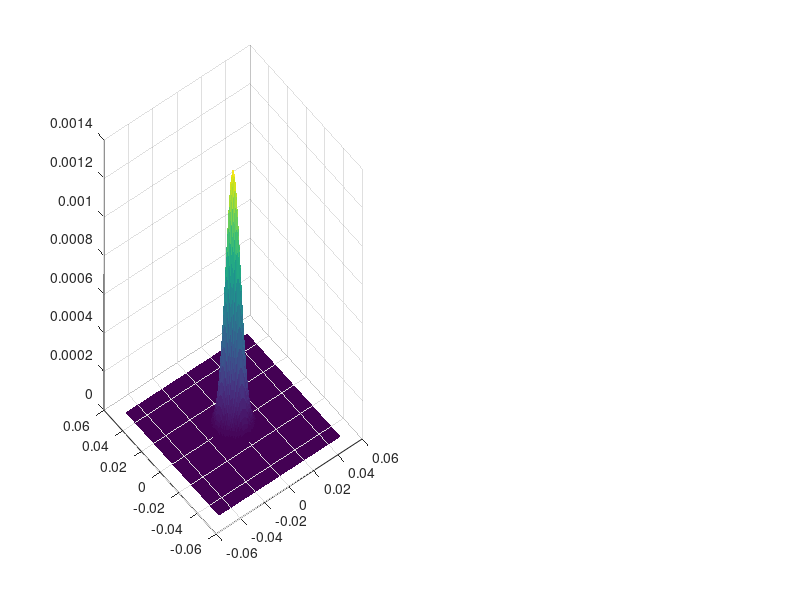

This figure's MATLAB source: (Note: this script raises an error after producing the figure.)
clc; clear all;

%%

% --- SETUP --- %

% Constants
c = 3*10^8; % speed of light, [m/s]
eps0 = (1/(36*pi))*10^(-9); % vacuum permittivity, [F/m]

% Adjustable parameters
L = 1; % length of cavity, [m]
D1 = 0.0254; % diameter of mirror 1, [m]
D2 = D1; % diameter of mirror 2, [m]
Rc1 = 3; % radius of curvature for mirror 1, [m]
Rc2 = Rc1; % radius of curvature for mirror 2, [m]
N = 128; % number of mesh points along each dim of mesh grid
lambda = 780e-9; % laser wavelength, [m]
W = 5e-2; % domain half width, [m]
CFL = 0.0625;

% Grid
x = linspace(-W,W,N);
y = x;
dx = x(2) - x(1);
dy = dx;
%dz = CFL*4*k0*dx^2; % CFL-like condition, [m]
dz = L; % make each step a trip across the cavity
[X,Y] = meshgrid(x,y); % space domain

% Derived parameters
k0 = 2*pi/lambda; % freespace wavenumber, [m^-1]
D = 1i/(2*k0); % diffraction operator
cmask1 = (X.^2 + Y.^2 <= (D1/2)^2); % clipping mask mirror 1 (RHS)
cmask2 = (X.^2 + Y.^2 <= (D2/2)^2); % clipping mask mirror 2 (LHS)

% Set up mirror physical parameters for plotting
r1 = D1/2; % radius of mirror 1
r2 = D2/2; % radius of mirror 2
theta = linspace(0,2*pi,400);
x_circ1 = r1*cos(theta);
y_circ1 = r1*sin(theta);
x_circ2 = r2*cos(theta);
y_circ2 = r2*sin(theta);

% Input beam
w0 = 0.01; % input beam radius, [m]
E0 = exp(-(X.^2+Y.^2)/w0.^2); % input wave
E = E0;
I0 = 0.5*eps0*c*abs(E0).^2;

% Stability
g1 = 1 - L/Rc1; % stability parameter 1
g2 = 1 - L/Rc2; % stability paramter 2
g = g1*g2; % stability product, 0 < g < 1 for a stable cavity

% Set up frequency space
kx = (2*pi/(N*dx)) * (-N/2 : N/2-1);   % range from -pi/dx to +pi/dx
ky = kx;  % symmetric, since dx = dy
[KX, KY] = meshgrid(kx, ky);

% Free space transfer function of propagation 
H = exp(1i/(2*k0)*dz*(KX.^2+KY.^2));

% Mirror phase screen
rmask1 = exp(-1i*k0*(X.^2+Y.^2)/(Rc1)); % reflection mask mirror 1 (RHS)
rmask2 = exp(-1i*k0*(X.^2+Y.^2)/(Rc2)); % reflection mask mirror 2 (LHS)
%M = exp(1i*k0*(X.^2+Y.^2)/(2*Rc1));

%%
% --- SIMULATION --- %

fig = figure; 
subplot(1,2,1)
s=surf(X, Y, I0, 'LineStyle','none', 'DisplayName', '_nolegend_');
set(get(get(s,'Annotation'),'LegendInformation'), 'IconDisplayStyle','off');
hold on;
plot3(x_circ1, y_circ1, zeros(size(x_circ1)), 'r-', 'LineWidth', 2);
hold off;
title('Laser Mode at z = 0 m')
zlabel('Intensity')
xlabel('X [m]')
ylabel('Y [m]')

% Beam reflects off mirror 1 (RHS) at L/2 before beginning propagation?
%E = E.*rmask1;

save_interval = 1; % save frequency

% Propagation from L/2 (RHS) to -L/2 (LHS)
n1 = 0; % initialize step
l = L/2; % set current position
for z = 0:dz:L % take steps of size dz, from 0 to L
    n1 = n1+1; 
    Zp(n1) = z+dz; % total distance propagated so far
    l = l-dz; % current position within the cavity
    FE = fft2(E); % transform beam to frequency domain
    FE = FE.*fftshift(H); % propagate beam in frequency domain 
    E = ifft2(FE); % transform back to space domain 
    if mod(n1, save_interval) == 0
        step_label = sprintf('step_%d', n1);
        Es.(step_label) = E; % save intermediate field
    end
end

I = 0.5*eps0*c*abs(E).^2;
subplot(1,2,2)
s=surf(X, Y, I, 'LineStyle','none');
set(get(get(s,'Annotation'),'LegendInformation'), 'IconDisplayStyle','off');
hold on;
plot3(x_circ2, y_circ2, zeros(size(x_circ2)), 'r-', 'LineWidth', 2, 'DisplayName', 'Mirror 2');
hold off;
title(sprintf('Laser Mode at z = %.1f m, After First Pass', L))
zlabel('Intensity')
xlabel('X [m]')
ylabel('Y [m]')

% Beam interacts with mirror 2 (LHS mirror at -L/2
E = E.*cmask2.*rmask2;

fig = figure;
I = 0.5*eps0*c*abs(E).^2;
subplot(1,2,1)
surf(X, Y, I, 'LineStyle','none');
hold on;
plot3(x_circ2, y_circ2, zeros(size(x_circ2)), 'r-', 'LineWidth', 2, 'DisplayName', 'Mirror 2');
hold off;
title(sprintf('Laser Mode at z = %.1f m, Before Second Pass', L))
zlabel('Intensity')
xlabel('X [m]')
ylabel('Y [m]')

% Propagation from -L/2 back to L/2
n1=0; % initialize step
l = -L/2; % set current position
for z = 0:dz:L % take steps of size dz, from 0 to L
    n1=n1+1; 
    Zp(n1) = z+dz; % total distance propagated so far
    l = l+dz; % current position within the cavity
    FE = fft2(E); % transform beam to frequency domain
    FE = FE.*fftshift(H); % propagate beam in frequency domain 
    E = ifft2(FE); % transform back to space domain 
    if mod(n1, save_interval) == 0
        step_label = sprintf('step_%d', n1);
        Es.(step_label) = E; % save intermediate field
    end
end

% Beam interacts with mirror 1 (RHS) mirror at L/2
E = E.*cmask1.*rmask1;

I = 0.5*eps0*c*abs(E).^2;
subplot(1,2,2)
surf(X, Y, I, 'LineStyle','none');
hold on;
plot3(x_circ2, y_circ2, zeros(size(x_circ2)), 'r-', 'LineWidth', 2, 'DisplayName', 'Mirror 2');
hold off;
title(sprintf('Laser Mode at z = %.1f m, After Second Pass', 2*L))
zlabel('Intensity')
xlabel('X [m]')
ylabel('Y [m]')


%% Post-processing

% Calculations

I = 0.5*eps0*c*abs(E0).^2; % intensity, [W/m^2]

% Graphing

figure(3);
surf(X, Y, I, 'LineStyle','none');
title('Laser Mode')
zlabel('Intensity')
xlabel('X [m]')
ylabel('Y [m]')

%% Helper functions

% Fourier transforms
function G = ft(g, delta)
    G = fftshift(fft(fftshift(g))) * delta;
end

function g = ift(G, delta_f)
    g = ifftshift(ifft(ifftshift(G))) * length(G) * delta_f;
end


%% Example, Poon and Kim

%Simulation of Gaussian Beam Focused by a Lens Using BPM 
%Paramters suggested for simulation : 
% Ld (light wavelength) =0.633, wo (waist)=10, 
% dz(sample distance along z)=800, Z(total final distance away from lens) =40000, 
% f(focal length)= 16000

%Gaussian Beam 
N=255; % sampling number 
L=50*10^(-3); %Display area 
%Ld=input('wavelength of light in [micrometers] = ?'); 
Ld = 0.633;
Ld=Ld*10^(-6); 
ko=(2*pi)/Ld; 
%wo=input('Waist of Gaussian Beam in [mm] = ?'); 
wo = 10;
wo=wo*10^(-3); 
%dz=input('step size of z (dz) in [mm] = ?'); 
dz =800;
dz=dz*10^(-3); 
%Z=input('destination of z in [mm] = ? '); 
Z=40000;
%Z=Z*10^(-3); %Focal length of Lens 
%f=input('Focal length of lens in [mm]= ?'); 
f= 16000;
f=f*10^(-3);

% dx : step size 
dx=L/N; 
for n= 1:256 
    for m=1:256 %Space axis 
        x(m)=(m-1)*dx-L/2; 
        y(n)=(n-1)*dx-L/2; 
        %Frequency axis 
        Kx(m)=(2*pi*(m-1))/(N*dx)-((2*pi*(N-1))/(N*dx))/2; 
        Ky(n)=(2*pi*(n-1))/(N*dx)-((2*pi*(N-1))/(N*dx))/2; 
    end 
end

[X,Y]=meshgrid(x,y); 
[KX, KY]=meshgrid(Kx,Ky); 

%Gaussian Beam in space domain 
Gau_ini=(1/(wo*pi^0.5))*exp(-(X.^2+Y.^2)./(wo^2));

%Energy of the initial Gaussian beam
Energy_ini=dx*dx*sum(sum(abs(Gau_ini).^2))

%Lens Equation 
L=exp(1i*ko/(2*f)*(X^2+Y^2)); 

%Gaussian Beam passed through the lens 
Gau_ini=Gau_ini.*L; % multiplicative phase operator in real space, step 1

%Free space transfer function of propagation 
H=exp(1i/(2*ko)*dz*(KX.^2+KY.^2));

%Iterative Loop 
Gau=Gau_ini; 
n1=0; 
for z=0:dz:Z 
    n1=n1+1; 
    Zp(n1)=z+dz; 
    % Propagation in frequency domain, step 2
    %Gaussian Beam in Frequency domain 
    FGau=fft2(Gau); 
    %Propagated Gaussian beam in Frequency domain 
    FGau=FGau.*fftshift(H); 
    %Propagated Gaussian beam in space domain 
    Gau=ifft2(FGau); 
    %Step propagation through medium 
    Gau_pro(:,n1)=Gau(:,127); 
end

%Energy of the final propagated Gaussian beam, 
%to check conservation of energy 
Energy_pro=dx*dx*sum(sum(abs(Gau).^2))

%axis in mm scale 
x=x*10^3; 
y=y*10^3; 
Zp=Zp*10^3; 
MAXl=max(max(abs(Gau_ini))); 
MAX2=max(max(abs(Gau))); 
MAX=max([MAXl MAX2]);

figure(1); 
mesh(x,y,abs(Gau_ini)) 
title('Initial Gaussian Beam') 
xlabel('x [mm]') 
ylabel('y [mm]') 
axis([min(x) max(x) min(y) max(y) 0 MAX]) 
axis square

figure(2); 
mesh(x,y,abs(Gau)) 
title('Propagated Gaussian Beam at Z') 
xlabel('x [mm]') 
ylabel('y [mm]') 
axis([min(x) max(x) min(y) max(y) 0 MAX]) 
axis square

figure(3); 
for l=1:n1
plot3(x',Zp(l)*ones(size(x')),abs(Gau_pro(:,l))) 
hold on 
end 
axis([min(x) max(x) min(Zp) max(Zp)]) 
grid on 
title('Beam profile along z') 
xlabel('x [mm]') 
ylabel('z [mm]') 
hold off

figure(4); 
A=max(abs(Gau_pro));  
N_Gau_pro=abs(Gau_pro) ./ A; 
contour(Zp,x,N_Gau_pro, [ exp(-1) exp(-1)], 'k') 
grid on 
title('Beam waist along z') 
xlabel('z [mm]') 
ylabel('x [mm]')